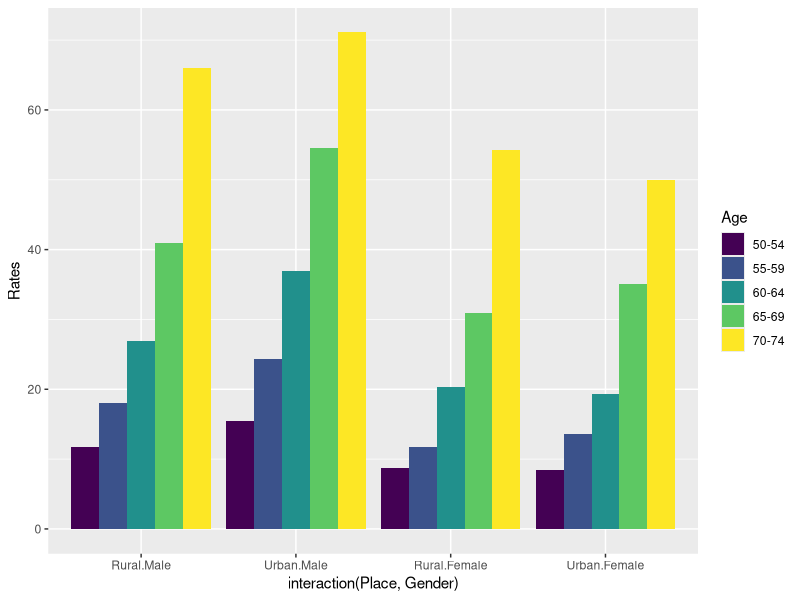
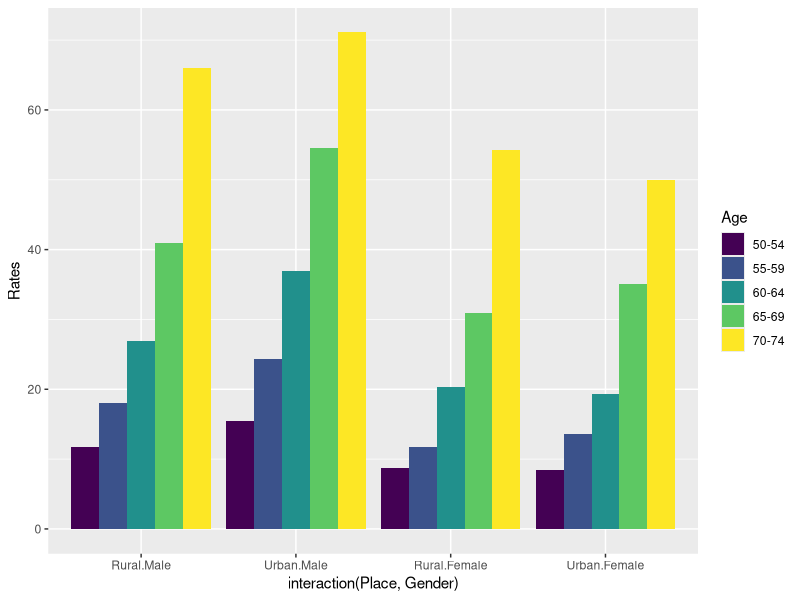
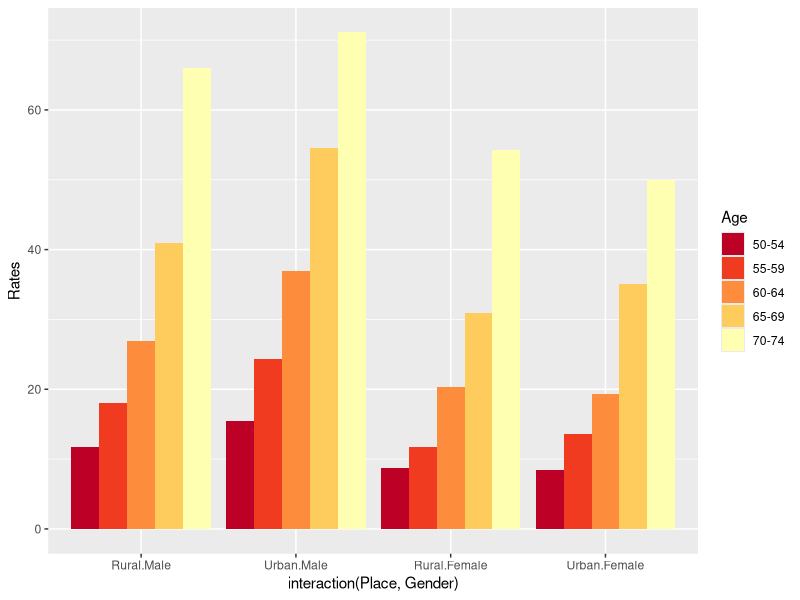
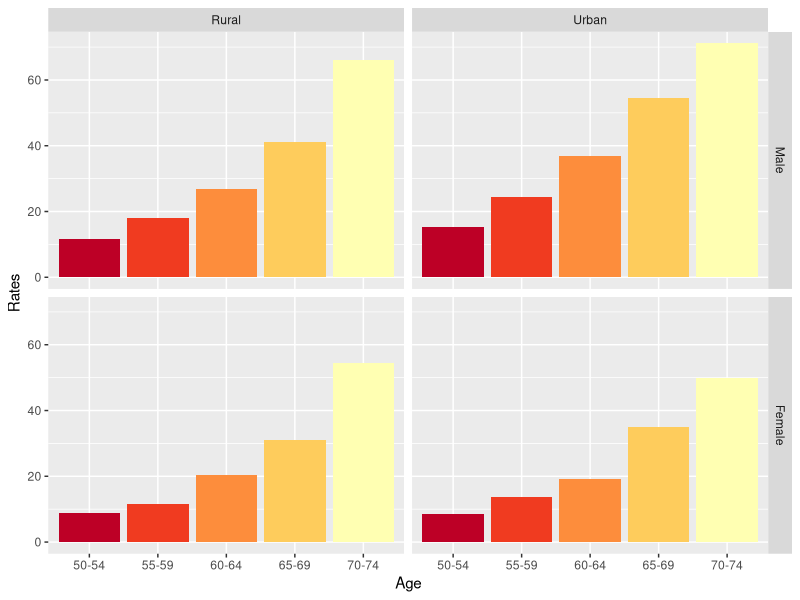
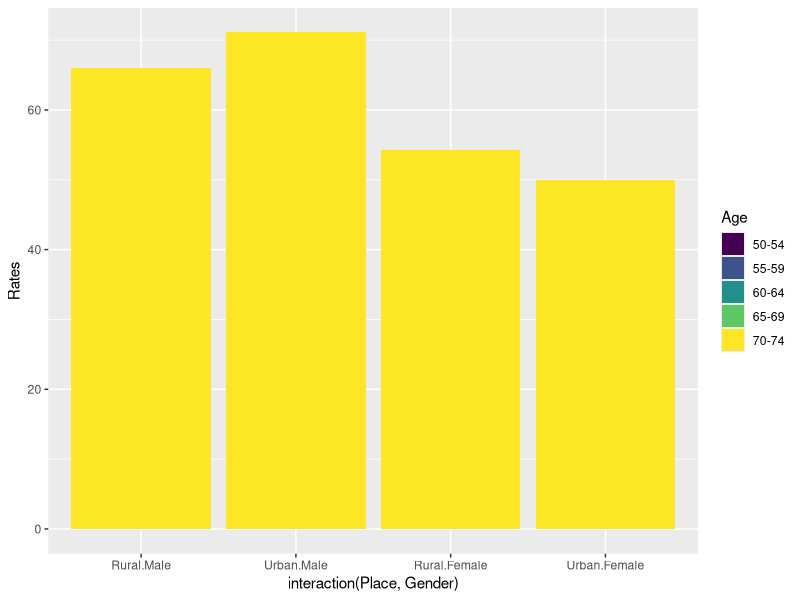
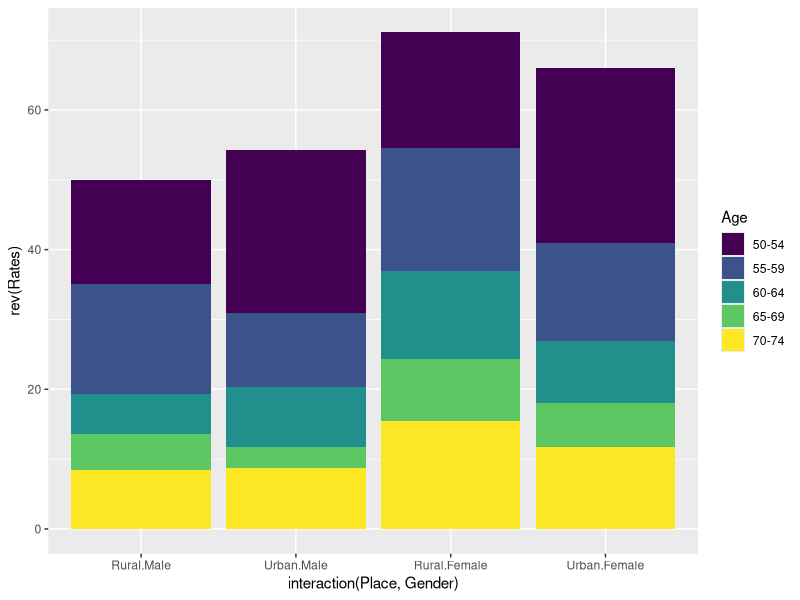
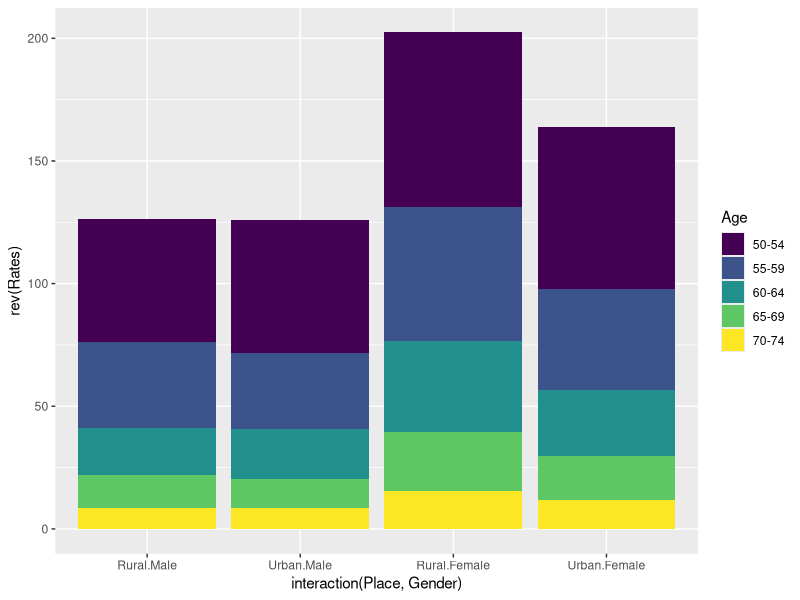

The R source for these figures, in order:
## ---- chunk 1
knitr::opts_chunk$set(echo = TRUE)
## ---- chunk 2
VADeaths
str(VADeaths)
## ---- chunk 3
Rates <- c(VADeaths)  ## 행렬를 한 줄의 벡터로 변환 
N <- length(Rates) ## `Rates`의 크기를 `N`으로 저장.
Age <- ordered(rownames(VADeaths)) # 행 이름으로 주어진 글자 벡터, 연령대를 순서형 범주로 변환. 
Age <- rep(ordered(rownames(VADeaths)), # 전체 관찰 수효 만큼 반복. `length.out = `의 용례에 유의. 
           length.out = N)
Place <- gl(2, 10, N, # 농촌, 도시의 두 수준을 10번씩 반복하는 `factor` 설정
           labels = c("Rural", "Urban"))
Gender <- gl(2, 5, N, # 성별은 5번씩 반복 
             labels = c("Male", "Female"))
data.frame(Age, Place, Gender, Rates) # 각 벡터를 데이터 프레임의 요소로 편성
VADeaths_df <- data.frame(Age, Place, Gender, Rates) # 데이터 프레임을 새로운 R 객체로 지정 
VADeaths_df # 데이터 프레임 출력 
str(VADeaths_df) # 데이터 프레임 구조 파악
## ---- chunk 4
as.data.frame(as.table(VADeaths))
## ---- chunk 5
as.data.frame.table(VADeaths)
## ---- chunk 6
library(tidyverse) # `tidyverse`를 검색 경로에 올려 놓음. 함께 불러들이는 패키지들과 경고문에 유의.
VADeaths_tbl <- VADeaths %>% # 최종 결과물을 `tibble` 형식으로 지정.
  as_tibble() %>% # 행렬 구조를 `tibble`구조로 변환. `tbl_df()`는 더 이상 사용되지 않음. 
  mutate(Age = row.names(VADeaths)) %>% # 행 이름으로 주어진 연령대를 글자벡터로 생성 
  gather(key = Place_Gender, # `Age`를 제외한 나머지 변수를 `key, value`쌍으로 정리하면서 새로운 변수명 부여.
         value = Rates, 
         -Age) %>%
  separate(Place_Gender, c("Place", "Gender"), # `Place_Gender`를 `Place`와 `Gender`로 분리.
           sep = " ") %>%
  mutate(Age = ordered(Age), # `Age`, `Place`, `Gender`를 순서형 범주와 명목형 범주로 변환
         Place = factor(Place), 
         Gender = factor(Gender,  # `Gender`에서 `level = `를 설정하지 않으면 알파벳 순에 따라 수준이 정해짐.
                         levels = c("Male", "Female"))) # 즉, `Female`이 1, `Male`이 2가 됨.
VADeaths_tbl # `tibble` 형식으로 출력
str(VADeaths_tbl) # 구조 파악.
## ---- chunk 7
VADeaths %>%
  as_tibble()
## ---- chunk 8
VADeaths %>%
  as_tibble() %>%
  mutate(Age = rownames(VADeaths))
## ---- chunk 9
VADeaths %>%
  as_tibble() %>%
  mutate(Age = rownames(VADeaths)) %>%
  gather(key = Place_Gender, 
         value = Rates,
         -Age)
## ---- chunk 10
VADeaths %>%
  as_tibble() %>%
  mutate(Age = rownames(VADeaths)) %>%
  gather(key = Place_Gender, 
         value = Rates,
         -Age) %>%
  separate(Place_Gender, c("Place", "Gender"), 
           sep = " ")
## ---- chunk 11
VADeaths %>%
  as_tibble() %>%
  mutate(Age = rownames(VADeaths)) %>%
  gather(key = Place_Gender, 
         value = Rates,
         -Age) %>%
  separate(Place_Gender, c("Place", "Gender"), 
           sep = " ") %>%
  mutate(Age = ordered(Age),
         Place = factor(Place),
         Gender = factor(Gender,
                         levels = c("Male", "Female"))) 
## ---- chunk 12
ggplot(data = VADeaths_df,
              mapping = aes(x = interaction(Place, Gender), 
                            y = Rates, 
                            fill = Age)) +
geom_bar(stat = "identity", 
         position = position_dodge())
## ---- chunk 13
ggplot(data = VADeaths_tbl,
              mapping = aes(x = interaction(Place, Gender), 
                            y = Rates, 
                            fill = Age)) +
geom_bar(stat = "identity", 
         position = position_dodge())
## ---- chunk 14
ggplot(data = VADeaths_tbl,
              mapping = aes(x = interaction(Place, Gender), 
                            y = Rates, 
                            fill = Age)) +
geom_bar(stat = "identity", 
         position = position_dodge()) +
scale_fill_brewer(palette = "YlOrRd", 
                  direction = -1)
## ---- chunk 15
ggplot(data = VADeaths_tbl,
              mapping = aes(x = Age, 
                            y = Rates, 
                            fill = Age)) +
geom_bar(stat = "identity", 
         position = position_dodge()) + 
scale_fill_brewer(guide = FALSE,
                  palette = "YlOrRd", 
                  direction = -1) +
facet_grid(Gender ~ Place)
## ---- chunk 16
ggplot(data = VADeaths_df,
              mapping = aes(x = interaction(Place, Gender), 
                            y = Rates, 
                            fill = Age)) +
geom_bar(stat = "identity", 
         position = "identity")
## ---- chunk 17
ggplot(data = VADeaths_df,
              mapping = aes(x = interaction(Place, Gender), 
                            y = rev(Rates), 
                            fill = Age)) +
geom_bar(stat = "identity", 
         position = "identity")
## ---- chunk 18
ggplot(data = VADeaths_df,
              mapping = aes(x = interaction(Place, Gender), 
                            y = rev(Rates), 
                            fill = Age)) +
geom_bar(stat = "identity", 
         position = "stack")
